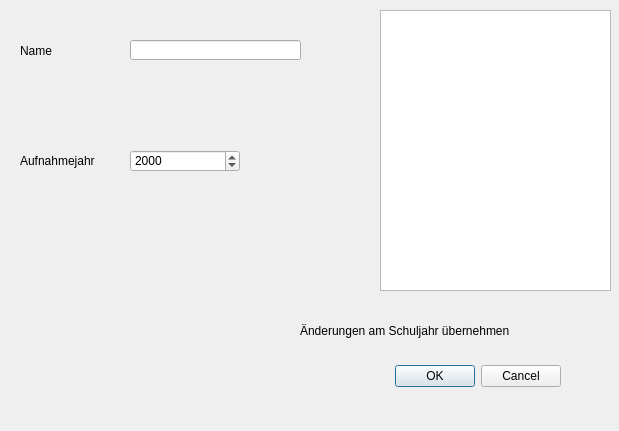
<?xml version="1.0" encoding="UTF-8"?>
<ui version="4.0">
 <class>Dialog_New_Servers</class>
 <widget class="QDialog" name="Dialog_New_Servers">
  <property name="geometry">
   <rect>
    <x>0</x>
    <y>0</y>
    <width>619</width>
    <height>431</height>
   </rect>
  </property>
  <property name="windowTitle">
   <string>Dialog</string>
  </property>
  <property name="modal">
   <bool>true</bool>
  </property>
  <widget class="QDialogButtonBox" name="buttonBox">
   <property name="geometry">
    <rect>
     <x>220</x>
     <y>360</y>
     <width>341</width>
     <height>32</height>
    </rect>
   </property>
   <property name="orientation">
    <enum>Qt::Horizontal</enum>
   </property>
   <property name="standardButtons">
    <set>QDialogButtonBox::Cancel|QDialogButtonBox::Ok</set>
   </property>
  </widget>
  <widget class="QLineEdit" name="lineEdit_name">
   <property name="geometry">
    <rect>
     <x>130</x>
     <y>40</y>
     <width>171</width>
     <height>20</height>
    </rect>
   </property>
  </widget>
  <widget class="QLabel" name="label_name">
   <property name="geometry">
    <rect>
     <x>20</x>
     <y>40</y>
     <width>91</width>
     <height>21</height>
    </rect>
   </property>
   <property name="text">
    <string>Name</string>
   </property>
  </widget>
  <widget class="QLabel" name="label_year">
   <property name="geometry">
    <rect>
     <x>20</x>
     <y>150</y>
     <width>91</width>
     <height>21</height>
    </rect>
   </property>
   <property name="text">
    <string>Aufnahmejahr</string>
   </property>
  </widget>
  <widget class="QLabel" name="label_keep_new_servers">
   <property name="geometry">
    <rect>
     <x>300</x>
     <y>310</y>
     <width>221</width>
     <height>41</height>
    </rect>
   </property>
   <property name="text">
    <string>Änderungen am Schuljahr übernehmen</string>
   </property>
  </widget>
  <widget class="QDateEdit" name="dateEdit">
   <property name="geometry">
    <rect>
     <x>130</x>
     <y>150</y>
     <width>110</width>
     <height>22</height>
    </rect>
   </property>
   <property name="displayFormat">
    <string>yyyy</string>
   </property>
   <property name="calendarPopup">
    <bool>false</bool>
   </property>
  </widget>
  <widget class="QListWidget" name="listWidget">
   <property name="geometry">
    <rect>
     <x>380</x>
     <y>10</y>
     <width>231</width>
     <height>281</height>
    </rect>
   </property>
   <property name="selectionMode">
    <enum>QAbstractItemView::NoSelection</enum>
   </property>
  </widget>
 </widget>
 <resources/>
 <connections>
  <connection>
   <sender>buttonBox</sender>
   <signal>accepted()</signal>
   <receiver>Dialog_New_Servers</receiver>
   <slot>accept()</slot>
   <hints>
    <hint type="sourcelabel">
     <x>248</x>
     <y>254</y>
    </hint>
    <hint type="destinationlabel">
     <x>157</x>
     <y>274</y>
    </hint>
   </hints>
  </connection>
  <connection>
   <sender>buttonBox</sender>
   <signal>rejected()</signal>
   <receiver>Dialog_New_Servers</receiver>
   <slot>reject()</slot>
   <hints>
    <hint type="sourcelabel">
     <x>316</x>
     <y>260</y>
    </hint>
    <hint type="destinationlabel">
     <x>286</x>
     <y>274</y>
    </hint>
   </hints>
  </connection>
 </connections>
</ui>
